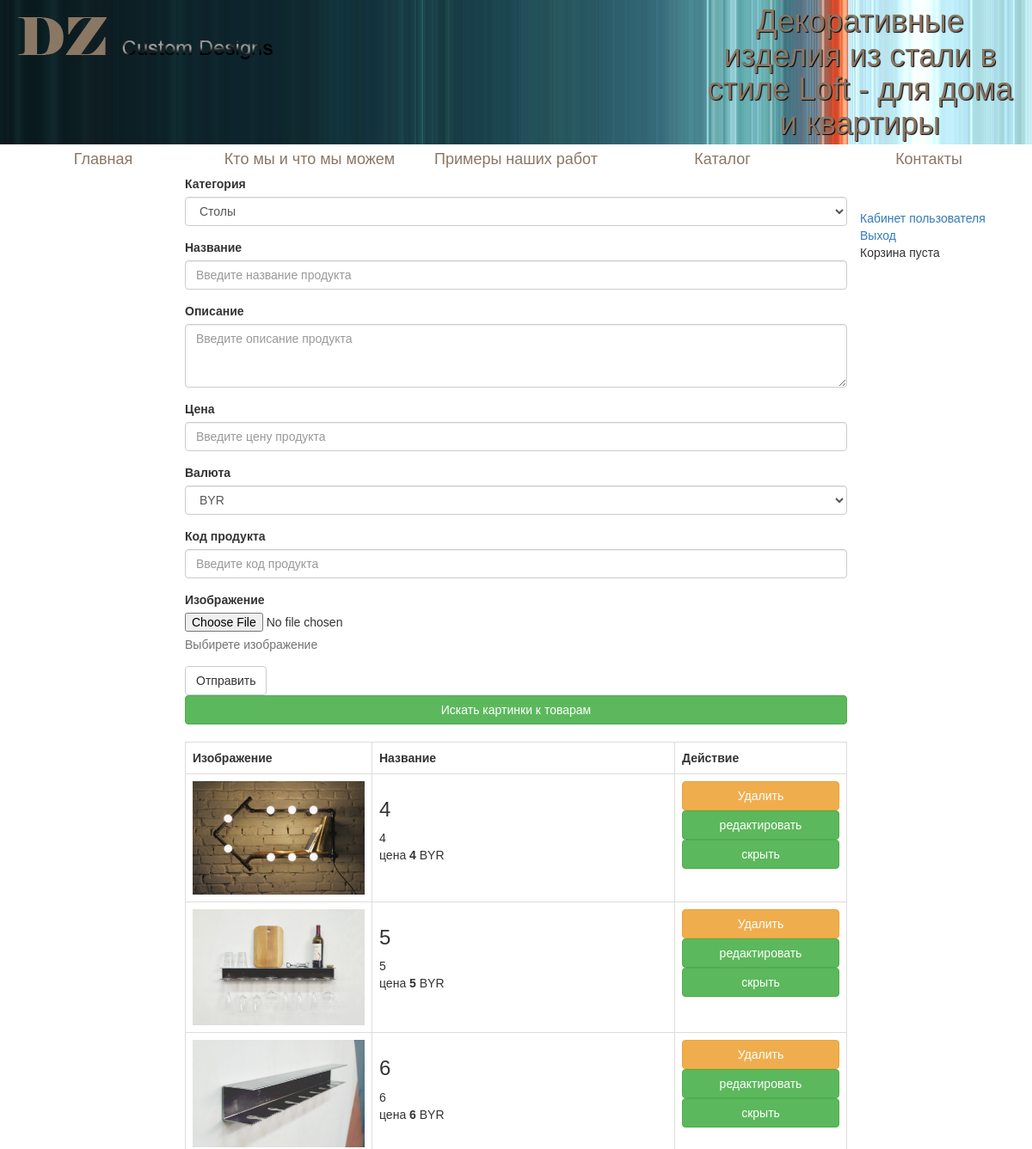
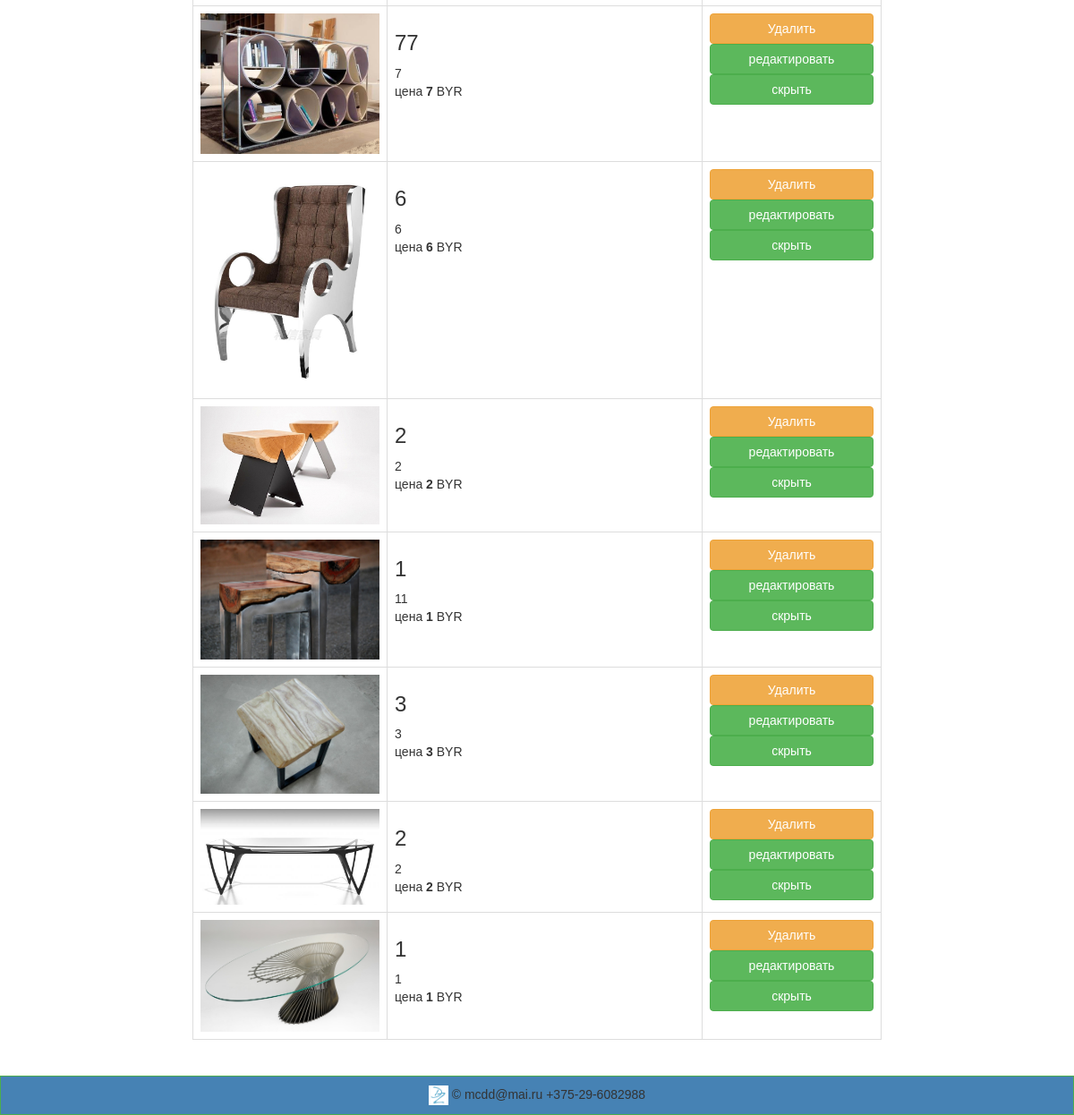
The app's page /cabinet.php (signed in) with its own data (2 pictures, top to bottom).
### tables this page shows
CREATE TABLE IF NOT EXISTS `products` (
  `id` int(11) NOT NULL AUTO_INCREMENT,
  `cat_id` tinytext NOT NULL,
  `name` tinytext NOT NULL,
  `body` text NOT NULL,
  `price` tinytext NOT NULL,
  `product_code` tinytext NOT NULL,
  `picture` tinytext NOT NULL,
  `picture_small` tinytext NOT NULL,
  `currency` tinytext NOT NULL,
  `status` tinytext NOT NULL,
  `putdate` date NOT NULL,
  `user_id` int(11) NOT NULL,
  `showhide` enum('show','hide') NOT NULL DEFAULT 'show',
  PRIMARY KEY (`id`)
);

### cabinet.php (the view, shortened to what this page needs)
<?php
 require_once("templates/top.php");
if($_SESSION['id']){
		?>
<form action="cabinet.php" method="post" enctype='multipart/form-data'>
  <div class="form-group">
    <label for="cat_id">Категория</label>
	<select name="cat_id" class="form-control">
		<?php
		$query="SELECT*FROM categories WHERE showhide='show'";
		$cat=mysqli_query($dbcnx, $query);
		while($cats=mysqli_fetch_array($cat)){
		?>
		<option value=<?=$cats['id']?>>
		<?=$cats['name'];?>
		</option>
		<?php
		}
		?>
	</select>
  </div>
  <div class="form-group">
    <label for="name">Название</label>
    <input name="name" type="text" class="form-control" id="name" placeholder="Введите название продукта">
  </div>
    <div class="form-group">
    <label for="body">Описание</label>
	<textarea name="body" class="form-control ckeditor"  rows="3" placeholder="Введите описание продукта"></textarea>
  </div>
<div class="form-group">
    <label for="price">Цена</label>
    <input name="price" type="text" class="form-control" id="price" placeholder="Введите цену продукта">
  </div>
  <div class="form-group">
    <label for="currency">Валюта</label>
	<select name="currency" class="form-control">
	  <option>BYR</option>
	</select>
  </div>
  <div class="form-group">
    <label for="product_code">Код продукта</label>
    <input name="product_code" type="text" class="form-control" id="product_code" placeholder="Введите код продукта">
  </div>
  <div class="form-group">
    <label for="picture">Изображение</label>
    <input name="picture" type="file" id="picture">
    <p class="help-block">Выбирете изображение</p>
  </div>
  <button type="submit" class="btn btn-default">Отправить</button>
</form>
<a href='#' class="btn btn-block btn-success" id='google-search'>Искать картинки к товарам</a>
<?php
$query="SELECT*FROM products WHERE user_id=".$_SESSION['id']." ORDER BY id DESC";
$cat=mysqli_query($dbcnx,$query);
?>
<table class='table table-bordered table-stripted' width=100%>
<tr>
	<th width='200px'>Изображение</th>
	<th>Название</th>
	<th width='200px'>Действие</th>
</tr>
<?php
while($tovs=mysqli_fetch_array($cat)){
$url="?id=".$tovs['id'];
	if($tovs['showhide']=='show'){
	$showhide="<a href='tovshide.php$url' class='btn btn-success btn-block'>скрыть</a>";
	}else{
	$showhide="<a href='tovsshow.php$url' class='btn btn-success btn-block'>отобразить</a>";
	}
if($tovs['picture']!='' ){
$picture=$tovs['picture'];
}else{
$picture="/media/img/icon.png";
}
?>
<tr>
	<td><img src='<?=$picture;?>' width='200px'/></td>
	<td><h3><?=$tovs['name'];?></h3>
		<div><?=$tovs['product_code'];?></div>
		<div>цена <b><?=$tovs['price'];?></b> <?=$tovs['currency'];?></div>
	</td>
	<td><a href='#' class='btn btn-warning btn-block' onclick='delete_position("/adminka/tovsdel.php<?=$url?>","Вы действительно хотите удалить?")'>Удалить</a>
	<a href="tovsedit.php<?=$url;?>" class="btn btn-success btn-block">редактировать</a>
	<?=$showhide 	?>
	</td>
</tr>
<?php
}
?>
</table>
<?php
}else{
echo'ошибка входа';
}
require_once("templates/bottom.php");
?>

### media/css/style.css (style rules this page uses)
body { margin: 0; padding: 0; display: flex; flex-direction: column; min-height: 100vh; font-family: Arial; }
.btn { white-space:normal; }
.btn-block + .btn-block { margin-top: 0; }

### records on screen
products: picture (picture), name "4", product_code "4", price "4", currency "BYR"
products: picture (picture), name "5", product_code "5", price "5", currency "BYR"
products: picture (picture), name "6", product_code "6", price "6", currency "BYR"
products: picture (picture), name "77", product_code "7", price "7", currency "BYR"
products: picture (picture), name "6", product_code "6", price "6", currency "BYR"
products: picture (picture), name "2", product_code "2", price "2", currency "BYR"
products: picture (picture), name "1", product_code "11", price "1", currency "BYR"
products: picture (picture), name "3", product_code "3", price "3", currency "BYR"
products: picture (picture), name "2", product_code "2", price "2", currency "BYR"
products: picture (picture), name "1", product_code "1", price "1", currency "BYR"

### other values on screen
form field cat_id "Столы"
